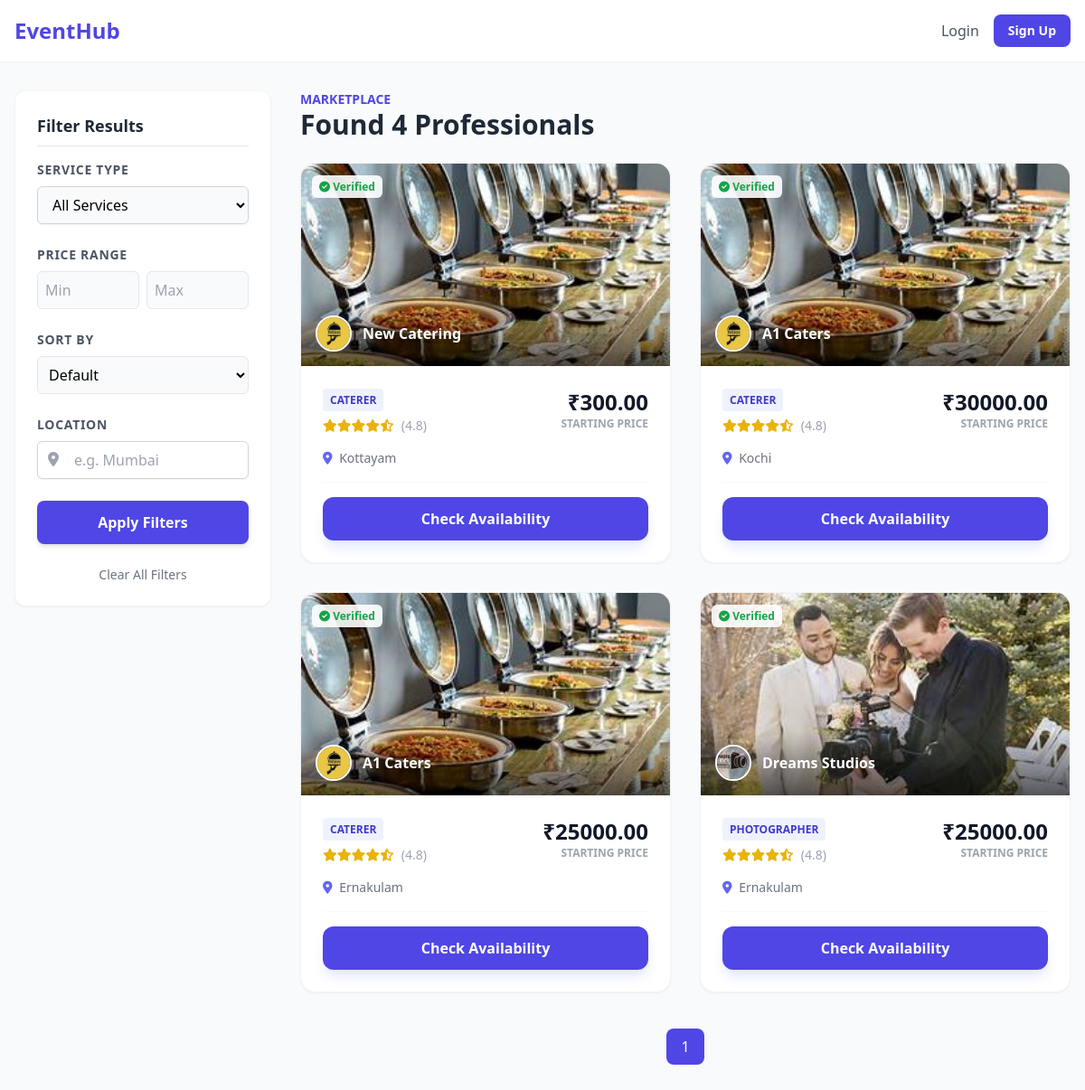
The app's page /search/ with its own data.
### core/models.py (models this page shows, shortened)
class Vendor(models.Model):
    user = models.OneToOneField(User, on_delete=models.CASCADE, related_name='vendor_profile')
    business_name = models.CharField(max_length=255)
    category = models.ForeignKey(Category, on_delete=models.SET_NULL, null=True)
    location = models.CharField(max_length=255)
    base_price = models.DecimalField(
        max_digits=10,
        decimal_places=2,
        null=True,
        blank=True,
        help_text="General starting price"
    )
    price_per_plate = models.DecimalField(
        max_digits=10,
        decimal_places=2,
        null=True,
        blank=True,
        help_text="For Caterers: Price per person"
    )
    is_caterer = models.BooleanField(default=False)
    is_available = models.BooleanField(default=True, help_text="Is the vendor currently accepting new bookings?")
    is_verified = models.BooleanField(default=False)
    profile_pic = models.ImageField(upload_to='profiles/')
    service_image = models.ImageField(upload_to='services/')
    id_proof = models.FileField(upload_to='docs/')
    created_at = models.DateTimeField(auto_now_add=True)
    phone_regex = RegexValidator(
        regex=r'^\+?\d{9,15}$',
        message="Enter a valid phone number (e.g. +919876543210). Up to 15 digits allowed."
    )
    phone = models.CharField(
        validators=[phone_regex],
        max_length=17,
        blank=True,
        null=True
    )

class Category(models.Model):
    name = models.CharField(max_length=100)
    class Meta:
        verbose_name_plural = "Categories"

### core/views.py (the view)
# urls.py: path('search/', views.vendor_search, name='vendor_search'),
def vendor_search(request):
    query = request.GET.get("q")
    location = request.GET.get("location")
    category = request.GET.get("category")
    min_price = request.GET.get("min_price")
    max_price = request.GET.get("max_price")
    sort = request.GET.get("sort")
    vendors = Vendor.objects.filter(is_verified=True)
    if query:
        vendors = vendors.filter(
            Q(business_name__icontains=query) |
            Q(category__name__icontains=query)
        )
    if location:
        vendors = vendors.filter(location__icontains=location)
    if category:
        vendors = vendors.filter(category_id=category)
    if min_price:
        vendors = vendors.filter(base_price__gte=min_price)
    if max_price:
        vendors = vendors.filter(base_price__lte=max_price)
    if sort == "low":
        vendors = vendors.order_by("base_price")
    elif sort == "high":
        vendors = vendors.order_by("-base_price")
    else:
        vendors = vendors.order_by("-created_at")
    paginator = Paginator(vendors, 6)
    page_number = request.GET.get("page")
    vendors = paginator.get_page(page_number)
    categories = Category.objects.all()
    return render(request, "search_results.html", {
        "vendors": vendors,
        "categories": categories
    })

### templates/search_results.html (shortened to what this page needs)
<!DOCTYPE html>
<html lang="en">
<head>
    <script src="https://cdn.tailwindcss.com"></script>
    <link rel="stylesheet" href="https://cdnjs.cloudflare.com/ajax/libs/font-awesome/6.0.0/css/all.min.css">
</head>
<body class="bg-gray-50">
<nav class="bg-white shadow-sm p-4 sticky top-0 z-50">
    <div class="max-w-7xl mx-auto flex justify-between items-center">
        <a href="{% url 'home' %}" class="text-2xl font-bold text-indigo-600">EventHub</a>
        <div class="flex items-center space-x-4">
            {% if user.is_authenticated %}
                <a href="{% url 'customer_dashboard' %}" class="text-gray-700 hover:text-indigo-600 font-medium">
                    My Bookings
                </a>
            {% else %}
                <a href="{% url 'login' %}" class="text-gray-600 hover:text-indigo-600">Login</a>
                <a href="{% url 'customer_register' %}"
                   class="bg-indigo-600 text-white px-4 py-2 rounded-lg text-sm font-bold">
                    Sign Up
                </a>
            {% endif %}
        </div>
    </div>
</nav>
<div class="max-w-7xl mx-auto px-4 py-8">
<div class="flex flex-col md:flex-row gap-8">
<div class="w-full md:w-1/4">
<div class="bg-white p-6 rounded-xl shadow-sm border border-gray-100 sticky top-24">
<h3 class="font-bold text-lg mb-4 text-gray-800 border-b pb-2">
    Filter Results
</h3>
<form action="{% url 'vendor_search' %}" method="GET" class="space-y-6">
<div>
    <label class="block text-sm font-semibold text-gray-600 mb-2 uppercase tracking-wider">
        Service Type
    </label>
    <select name="category"
            class="w-full border-gray-300 rounded-md shadow-sm focus:ring-indigo-500 focus:border-indigo-500 py-2 px-3 border bg-gray-50">
        <option value="">All Services</option>
    </select>
</div>
<div>
    <label class="block text-sm font-semibold text-gray-600 mb-2 uppercase tracking-wider">
        Price Range
    </label>
    <div class="flex gap-2">
        <input type="number" name="min_price" placeholder="Min"
               value="{{ request.GET.min_price }}"
               class="w-1/2 border rounded-md p-2 bg-gray-50">
        <input type="number" name="max_price" placeholder="Max"
               value="{{ request.GET.max_price }}"
               class="w-1/2 border rounded-md p-2 bg-gray-50">
    </div>
</div>
<div>
    <label class="block text-sm font-semibold text-gray-600 mb-2 uppercase tracking-wider">
        Sort By
    </label>
    <select name="sort" class="w-full border rounded-md p-2 bg-gray-50">
        <option value="">Default</option>
    </select>
</div>
<div>
    <label class="block text-sm font-semibold text-gray-600 mb-2 uppercase tracking-wider">
        Location
    </label>
    <div class="relative">
        <i class="fas fa-map-marker-alt absolute left-3 top-3 text-gray-400"></i>
        <input type="text" name="location"
               value="{{ request.GET.location }}"
               placeholder="e.g. Mumbai"
               class="w-full border-gray-300 rounded-md shadow-sm py-2 pl-10 pr-3 border focus:ring-indigo-500">
    </div>
</div>
<button type="submit"
        class="w-full bg-indigo-600 text-white font-bold py-3 rounded-lg hover:bg-indigo-700 transition shadow-md">
    Apply Filters
</button>
<a href="{% url 'vendor_search' %}"
   class="block text-center text-sm text-gray-500 hover:text-indigo-600 mt-2">
    Clear All Filters
</a>
</form>
</div>
</div>
<div class="w-full md:w-3/4">
<div class="mb-6">
<p class="text-indigo-600 font-bold text-sm uppercase">Marketplace</p>
<h2 class="text-3xl font-bold text-gray-800">
    Found {{ vendors.paginator.count }} Professionals
</h2>
</div>
{% if vendors %}
<div class="grid grid-cols-1 sm:grid-cols-2 gap-8">
{% for vendor in vendors %}
<div class="bg-white rounded-2xl overflow-hidden shadow-sm border border-gray-100 hover:shadow-2xl transition-all duration-300 flex flex-col group">
<div class="relative h-56 overflow-hidden">
{% if vendor.service_image %}
<img src="{{ vendor.service_image.url }}"
     class="w-full h-full object-cover group-hover:scale-105 transition duration-500">
{% else %}
<img src="/static/default_service.jpg"
     class="w-full h-full object-cover">
{% endif %}
{% if vendor.is_verified %}
<div class="absolute top-3 left-3">
<span class="bg-white/90 backdrop-blur text-green-600 text-xs font-bold px-2 py-1 rounded-md shadow-sm">
<i class="fas fa-check-circle"></i> Verified
</span>
</div>
{% endif %}
<div class="absolute bottom-0 left-0 w-full p-4 bg-gradient-to-t from-black/60 to-transparent">
<div class="flex items-center space-x-3">
{% if vendor.profile_pic %}
<img src="{{ vendor.profile_pic.url }}"
     class="w-10 h-10 rounded-full border-2 border-white object-cover">
{% else %}
<img src="/static/default_user.png"
     class="w-10 h-10 rounded-full border-2 border-white object-cover">
{% endif %}
<span class="text-white font-bold">
    {{ vendor.business_name }}
</span>
</div>
</div>
</div>
<div class="p-6 flex-1 flex flex-col">
<div class="flex justify-between items-start mb-4">
<div>
<span class="bg-indigo-50 text-indigo-700 text-xs uppercase font-bold px-2 py-1 rounded">
    {{ vendor.category.name }}
</span>
<div class="flex items-center mt-2 text-yellow-500 text-sm">
<i class="fas fa-star"></i>
<i class="fas fa-star"></i>
<i class="fas fa-star"></i>
<i class="fas fa-star"></i>
<i class="fas fa-star-half-alt"></i>
<span class="text-gray-400 ml-2">(4.8)</span>
</div>
</div>
<div class="text-right">
<p class="text-2xl font-black text-gray-900">
₹{{ vendor.base_price }}
</p>
<p class="text-xs text-gray-400 uppercase font-bold">
Starting Price
</p>
</div>
</div>
<p class="text-gray-500 text-sm mb-4">
<i class="fas fa-map-marker-alt text-indigo-500 mr-1"></i>
{{ vendor.location }}
</p>
<div class="mt-auto pt-4 border-t border-gray-50">
<a href="{% url 'vendor_detail' vendor.id %}"
   class="block text-center bg-indigo-600 text-white py-3 rounded-xl font-bold hover:bg-indigo-700 transition shadow-lg shadow-indigo-100">
Check Availability
</a>
</div>
</div>
</div>
{% endfor %}
</div>
<div class="mt-10 flex justify-center">
<div class="flex gap-2">
<span class="px-4 py-2 bg-indigo-600 text-white rounded-lg">
{{ vendors.number }}
</span>
</div>
</div>
{% endif %}
</div>
</div>
</div>
</body>
</html>

### records on screen
Vendor: service_image (picture), is_verified True (drawn), profile_pic (picture), business_name "New Catering", category.name "CATERER", base_price "300.00", location "Kottayam"
Vendor: service_image (picture), is_verified True (drawn), profile_pic (picture), business_name "A1 Caters", category.name "CATERER", base_price "30000.00", location "Kochi"
Vendor: service_image (picture), is_verified True (drawn), profile_pic (picture), business_name "A1 Caters", category.name "CATERER", base_price "25000.00", location "Ernakulam"
Vendor: service_image (picture), is_verified True (drawn), profile_pic (picture), business_name "Dreams Studios", category.name "PHOTOGRAPHER", base_price "25000.00", location "Ernakulam"

### other values on screen
{{ vendors.paginator.count }} "4"
{{ vendors.number }} "1"
